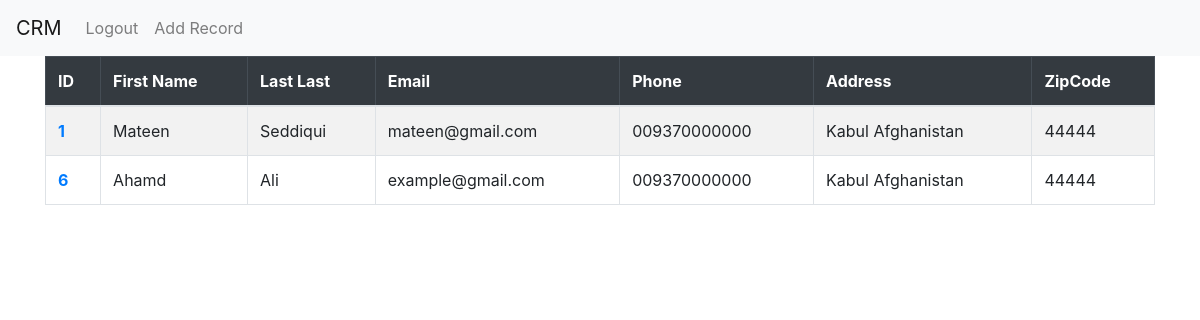
/home/ (signed in), run on an earlier commit of the app's database.
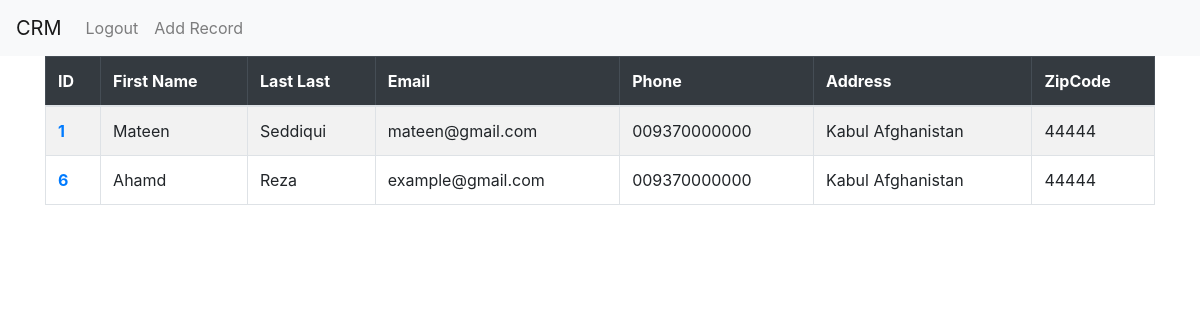
And on a later commit of the database.
### customer_management/models.py (models this page shows, shortened)
class Record(models.Model):
	created_at = models.DateTimeField(auto_now_add=True)
	first_name = models.CharField(max_length=50)
	last_name =  models.CharField(max_length=50)
	email =  models.CharField(max_length=100)
	phone = models.CharField(max_length=15)
	address =  models.CharField(max_length=100)
	zipcode =  models.CharField(max_length=20)

### customer_management/views.py (the view)
# urls.py: 2. Add a URL to urlpatterns:  path('', views.home, name='home')
@login_required
def home(request):
    records= Record.objects.all()
    return render(request, 'home.html', {'records':records})

### customer_management/templates/home.html
{% extends 'base.html' %}
{% load static %}
{% block content %}
{% if user.is_authenticated %}
{% if records %}
    <table class="table table-striped table-hover table-bordered">
        <thead class="table-dark">
          <tr>
            <th scope="col">ID</th>
            <th scope="col">First Name</th>
            <th scope="col">Last Last</th>
            <th scope="col">Email</th>
            <th scope="col">Phone</th>
            <th scope="col">Address</th>
            <th scope="col">ZipCode</th>
          </tr>
        </thead>
        <tbody>
            {% for record in records %}
          <tr>
            <th > <a href="{% url 'show_record' record.id %}"> {{ record.id }} </a></th>
            <td>{{ record.first_name }}</td>
            <td>{{ record.last_name }}</td>
            <td>{{ record.email }}</td>
            <td>{{ record.phone }}</td>
            <td>{{ record.address }}</td>
            <td>{{ record.zipcode }}</td>
          </tr>
          {% endfor %}
        </tbody>
      </table>
{% endif %}
{% endif %}
{% endblock %}

What changed in the data, as far as the page shows it:
changed Record "Ahamd": last_name "Ali" → "Reza"
